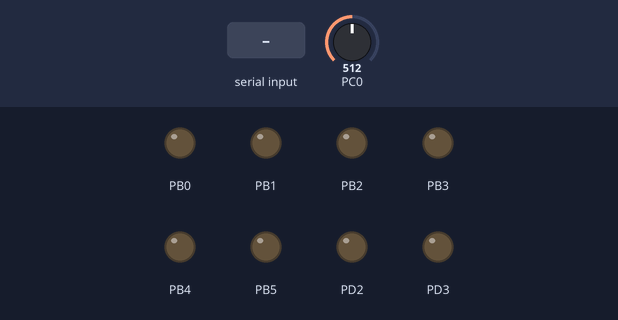
Simulated run of this program. Board: ATmega328P, built with avr-gcc and emulated at 16 MHz. Shown: output pins drawn as LEDs (lit = HIGH). Inputs (shaded band) come from the test bench; at power-on: PC0 = 512. What the program prints to the serial monitor is not drawn.

Above: at 1.2 s.
1.3 s: "1" received over Serial
At 2.3 s:
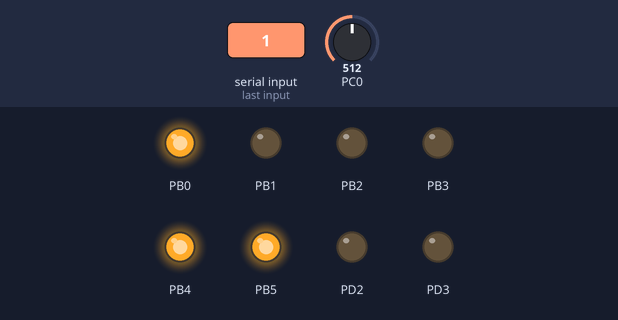
2.8 s: "0" received over Serial
At 3.5 s:
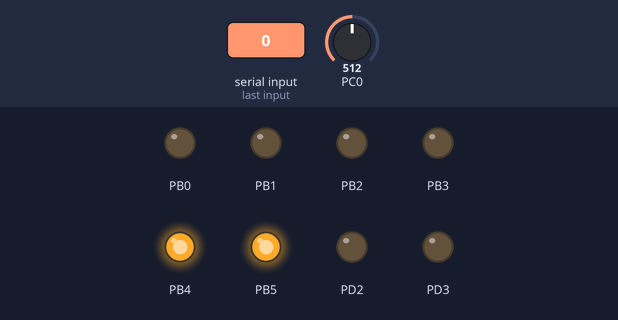
4.3 s: "2" received over Serial
At 4.7 s:
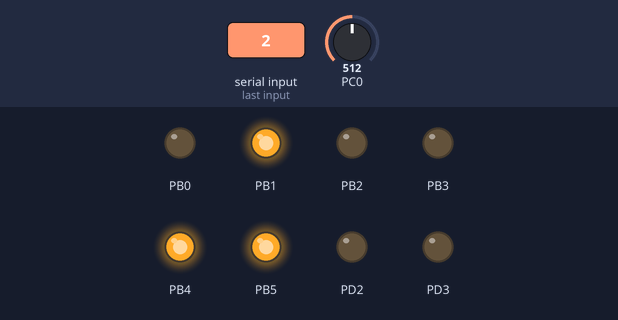
Timing chart, 0 to 7.3 s (numbered marks = the images above; inputs shaded):
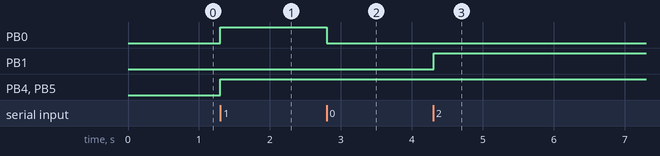

Measured:
- after the input at 1.3 s, PB0, PB4, PB5: LOW → HIGH at once
- after the input at 2.8 s, PB0: HIGH → LOW at once
- after the input at 4.3 s, PB1: LOW → HIGH at once

The program:

main.c
```c
/*
 * Lab6_PM2.c
 *
 * Created: 21/04/2026 11:50:47
 * Author : AnaLucia
 * Description:
 */

/****************************************/
// Encabezado (Libraries)
#define F_CPU 16000000UL
#include <avr/io.h>
#include <avr/interrupt.h>
#include <util/delay.h>
#include "UART/UART.h"
#include "ADC/ADC.h"

volatile char receivedChar = 0; // Carácter recibido por UART
volatile uint8_t dataReady = 0; // Bandera, hay dato nuevo recibido
/****************************************/
// Function prototypes
char mapADCtoChar(uint16_t adcValue);

/****************************************/
// Main Function
int main(void)
{
	cli();
	// Puerto PC0-PB5 & PD2-PD3 como salida (LEDs)
	DDRB	= 0x3F;
	DDRD	|= (1<<DDD2) | (1<<DDB3);
	PORTB	= 0x00;
	PORTD	&= ~((1<<PORTD2) | (1<<PORTD3));
	// Inicializar ADC
	initADC();
	// Inicializar UART: asíncrono, sin paridad, 1 stop bit, 8 bits
	initUART(async, disabled_parity, one_stop_bit, 8);
	// Habilitar interrupciones globales
	sei();

	while (1)
	{
		// PARTE 1: Leer potenciómetro y enviar carácter
		uint16_t adcVal = readADC(0);		// Leer canal ADC0 (PC0)
		char toSend = mapADCtoChar(adcVal); // Convertir a carácter ASCII
		writeChar(toSend);					// Enviar por UART a hiperterminal
		// PARTE 2: Mostrar carácter recibido en Puerto B
		if (dataReady)
		{
			uint8_t data = (uint8_t)receivedChar; // Cáracter ASCII -> LEDs
			// 6 bits bajos -> PB0-PB5
			PORTB	= data & 0x3F;
			// 2 bits altos -> PD2-PD3
			PORTD	= (PORTD & 0xF3) | ((data & 0xC0)>>4);

			dataReady = 0;
		}
		_delay_ms(100); // Enviar cada 100ms
	}
}
/****************************************/
// NON-Interrupt subroutines
char mapADCtoChar(uint16_t adcValue)
{
	uint8_t index = (uint8_t)((adcValue * 94UL) / 1023);
	return (char)(32 + index);
}

/****************************************/
// Interrupt routines
ISR(USART_RX_vect)
{
	receivedChar	= UDR0; // Leer dato recibido
	dataReady		= 1;	// Avisar al main qye hay dato nuevo

	writeChar(receivedChar);
}
```

ADC.c
```c
/*
 * ADC.c
 *
 * Created: 21/04/2026 11:56:22
 *  Author: AnaLucia
 */

#include "ADC.h"

void initADC(void)
{
	// Referencia AVCC, canal ADC0 (PC0)
	ADMUX	= (1<<REFS0);
	// Habilitar ADC, prescaler 128 (16MHz/128 = 125kHz)
	ADCSRA	= (1<<ADEN) | (1<<ADPS2) | (1<<ADPS1) | (1<<ADPS0);
}

uint16_t readADC(uint8_t canal)
{
	// Seleccionarcanal (0-7)
	ADMUX	= (ADMUX & 0xF0) | (canal & 0x0F);

	ADCSRA	|= (1<<ADSC);	// Iniciar conversión ADC
	while (ADCSRA & (1<<ADSC)); // Esperar fin de conversión

	return ADC;					// Retornar valor 10 bits (0-1023)
}
```

ADC.h
```c
/*
 * ADC.h
 *
 * Created: 21/04/2026 11:56:40
 *  Author: AnaLucia
 */


#ifndef ADC_H_
#define ADC_H_

#include <avr/io.h>

void initADC(void);
uint16_t readADC(uint8_t canal);


#endif /* ADC_H_ */
```

UART.c
```c
/*
 * UART.c
 *
 * Created: 21/04/2026 11:56:57
 *  Author: AnaLucia
 */

#include "UART.h"

void initUART(uint8_t sync_mode, uint8_t parity, uint8_t stop_bits, uint8_t char_size)
{
	// Configruar pines
	DDRD	&= ~(1<<DDD0); // D0 = RX -> entrada
	DDRD	|= (1<<DDD1); // D1 = TX -> salida
	// Limpiar registro UCSR0C antes de configurar
	UCSR0C	= 0x00;

	// Seleccionar modo Síncrono/Asíncrono
	if (sync_mode == async) {
		UCSR0C	&= ~(1<<UMSEL01);
		UCSR0C	&= ~(1<<UMSEL00);
		} else {
		UCSR0C	|= (1<<UMSEL00);
		UCSR0C	&= ~(1<<UMSEL01);
	}

	// Seleccionar paridad
	switch(parity)
	{
		case disabled_parity:
		UCSR0C	&= ~(1<<UPM01);
		UCSR0C	&= ~(1<<UPM00);
		break;
		case even_parity:
		UCSR0C	|=  (1<<UPM01);
		UCSR0C	&= ~(1<<UPM00);
		break;
		case odd_parity:
		UCSR0C	|= (1<<UPM01);
		UCSR0C	|= (1<<UPM00);
		break;
		default:
		UCSR0C	&= ~(1<<UPM01);
		UCSR0C	&= ~(1<<UPM00);
		break;
	}

	// Seleccionar cantidad de Stop Bits
	if (stop_bits == one_stop_bit) {
		UCSR0C	&= ~(1<<USBS0);
		} else {
		UCSR0C	|= (1<<USBS0);
	}

	// Seleccionar cantidad de bits
	UCSR0B &= ~(1<<UCSZ02);  // Limpiar primero
	switch(char_size)
	{
		case 5:
		UCSR0C	&= ~(1<<UCSZ01);
		UCSR0C	&= ~(1<<UCSZ00);
		break;
		case 6:
		UCSR0C	&= ~(1<<UCSZ01);
		UCSR0C	|=  (1<<UCSZ00);
		break;
		case 7:
		UCSR0C	|=  (1<<UCSZ01);
		UCSR0C	&= ~(1<<UCSZ00);
		break;
		case 8:
		default:
		UCSR0C	|= (1<<UCSZ01);
		UCSR0C	|= (1<<UCSZ00);
		break;
		case 9:
		UCSR0B	|=  (1<<UCSZ02);
		UCSR0C	|=  (1<<UCSZ01);
		UCSR0C	|=  (1<<UCSZ00);
		break;
	}
	// Habilitar int. RX; Habilitar RX y TX
	UCSR0B	|= (1<<RXCIE0) | (1<<RXEN0) | (1<<TXEN0);

	// Cargar UBRR0 (valor obtenido con los cálculos)
	UBRR0 = BAUD_RATE;
}

// Enviar un carácter por TX
void writeChar(char data)
{
	while (!(UCSR0A & (1<<UDRE0))); // Esperar que el buffer esté listo
	UDR0 = data;
}

// Recibir un carácter por RX
char readChar(void)
{
	while (!(UCSR0A & (1<<RXC0))); // Esperar dato recibido
	return UDR0;
}
```

UART.h
```c
/*
 * UART.h
 *
 * Created: 21/04/2026 11:57:10
 *  Author: AnaLucia
 */


#ifndef UART_H_
#define UART_H_

#include <avr/io.h>
#include <avr/interrupt.h>
// Modos
#define sync			1
#define async			0
// Paridad
#define disabled_parity 1
#define even_parity		2
#define odd_parity		3
// Stop bits
#define one_stop_bit	1
#define two_stop_bit	2
// Baudrate
#define BAUD_RATE		103 // 9600 baud @16MHz


void initUART(uint8_t sync_mode, uint8_t parity, uint8_t stop_bits, uint8_t char_size);
void writeChar(char data);
char readChar(void);


#endif /* UART_H_ */
```
